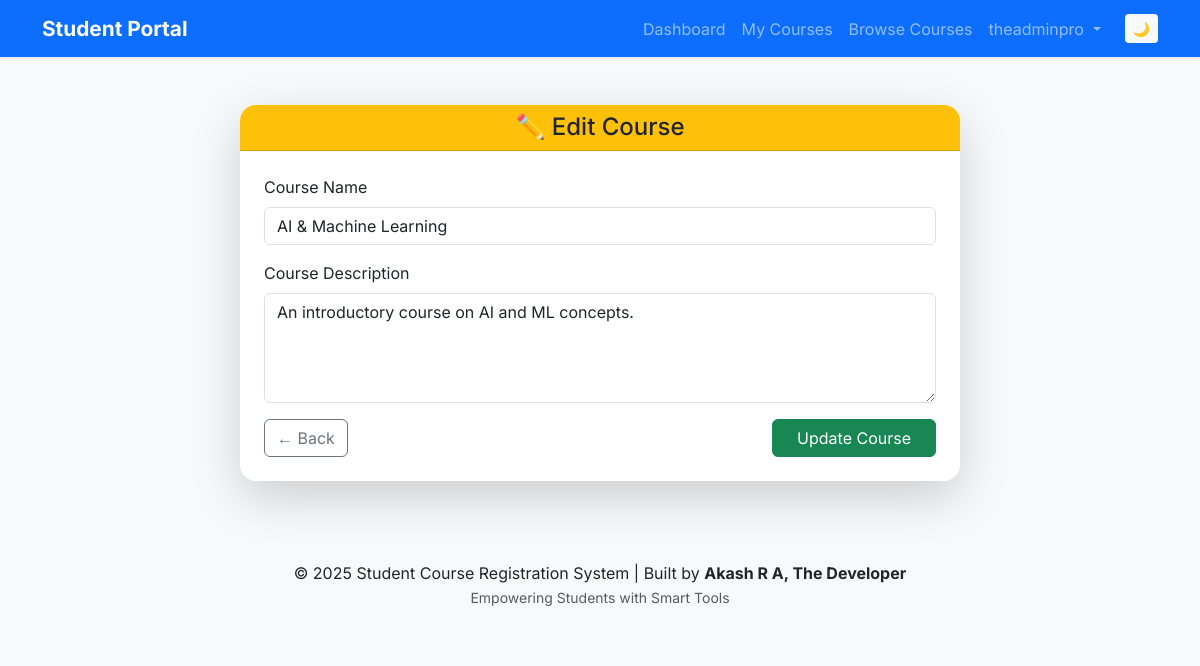
The app's page /courses/edit/1/ (signed in) with its own data.
### registration/models.py (models this page shows, shortened)
class Course(models.Model):
    name = models.CharField(max_length=100)
    description = models.TextField(default="Default course description")
    created_at = models.DateTimeField(auto_now_add=True)

### registration/views.py (the view)
# urls.py: path('courses/edit/<int:course_id>/', views.edit_course, name='edit_course'),
@staff_member_required
def edit_course(request, course_id):
    course = get_object_or_404(Course, id=course_id)
    if request.method == 'POST':
        course.name = request.POST.get('name')
        course.description = request.POST.get('description')
        course.save()
        messages.success(request, '✅ Course updated successfully!')
        return redirect('add_course')
    return render(request, 'edit_course.html', {'course': course})

### registration/templates/edit_course.html (shortened to what this page needs)
{% extends 'base.html' %}
{% block content %}
<div class="container mt-5">
    <div class="row justify-content-center">
        <div class="col-md-8">
            <div class="card shadow-lg border-0 rounded-4">
                <div class="card-header bg-warning text-dark text-center rounded-top-4">
                    <h4 class="mb-0">✏️ Edit Course</h4>
                </div>
                <div class="card-body p-4">
                    <form method="POST">
                        <div class="mb-3">
                            <label for="name" class="form-label">Course Name</label>
                            <input type="text" class="form-control" id="name" name="name" value="{{ course.name }}" required>
                        </div>
                        <div class="mb-3">
                            <label for="description" class="form-label">Course Description</label>
                            <textarea class="form-control" id="description" name="description" rows="4">{{ course.description }}</textarea>
                        </div>
                        <div class="d-flex justify-content-between">
                            <a href="{% url 'add_course' %}" class="btn btn-outline-secondary">← Back</a>
                            <button type="submit" class="btn btn-success px-4">Update Course</button>
                        </div>
                    </form>
                </div>
            </div>
        </div>
    </div>
</div>
{% endblock %}

### registration/templates/base.html (shortened to what this page needs)
<!DOCTYPE html>
<html lang="en" data-bs-theme="light">
<head>
    <link href="https://cdn.jsdelivr.net/npm/bootstrap@5.3.2/dist/css/bootstrap.min.css" rel="stylesheet">
</head>
<body class="bg-light">
<nav class="navbar navbar-expand-lg navbar-dark bg-primary shadow-sm sticky-top">
    <div class="container">
        <a class="navbar-brand fw-bold" href="{% url 'dashboard' %}">Student Portal</a>
        <div class="collapse navbar-collapse justify-content-end" id="navbarMain">
            <ul class="navbar-nav align-items-center">
                {% if user.is_authenticated %}
                    <li class="nav-item">
                        <a class="nav-link" href="{% url 'dashboard' %}">Dashboard</a>
                    </li>
                    <li class="nav-item">
                        <a class="nav-link" href="{% url 'my_courses' %}">My Courses</a>
                    </li>
                    <li class="nav-item">
                        <a class="nav-link" href="{% url 'browse_courses' %}">Browse Courses</a>
                    </li>
                    <li class="nav-item dropdown">
                        <a class="nav-link dropdown-toggle" href="#" id="userDropdown" role="button" data-bs-toggle="dropdown">
                            {{ user.username }}
                        </a>
                    </li>
                {% endif %}
                <li class="nav-item ms-3">
                    <button class="btn btn-sm btn-light" id="toggleTheme" title="Toggle dark mode">🌙</button>
                </li>
            </ul>
        </div>
    </div>
</nav>
<div class="container mt-4">
    {% block content %}{% endblock %}
</div>
<footer class="text-center">
    <div class="container">
        <p class="mb-0">&copy; 2025 Student Course Registration System | Built by <strong>Akash R A, The Developer</strong></p>
        <small class="text-muted">Empowering Students with Smart Tools</small>
    </div>
</footer>
</body>
</html>

### registration/templates/base.html (style rules this page uses)
body { font-family: 'Inter', sans-serif; transition: background-color 0.3s ease, color 0.3s ease; }
footer { background-color: #f8f9fa; padding: 30px 0; margin-top: 50px; }
.navbar-brand { font-weight: 700; font-size: 1.3rem; }
#toggleTheme { border: none; }

### records on screen
Course: name "AI & Machine Learning", description "An introductory course on AI and ML concepts."

### other values on screen
{{ user.username }} "theadminpro"
